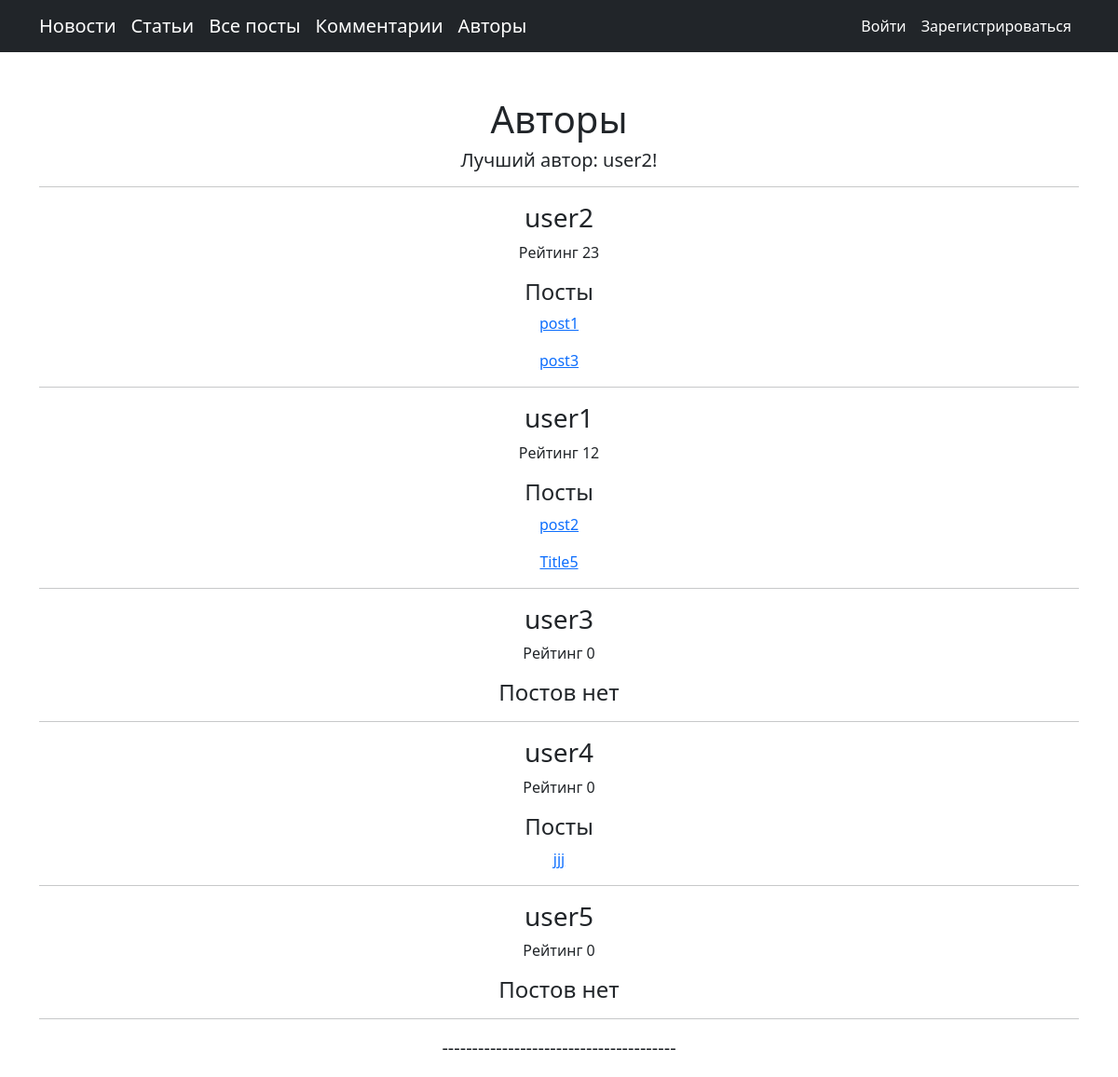
/authors/, run on an earlier commit of the app's database.
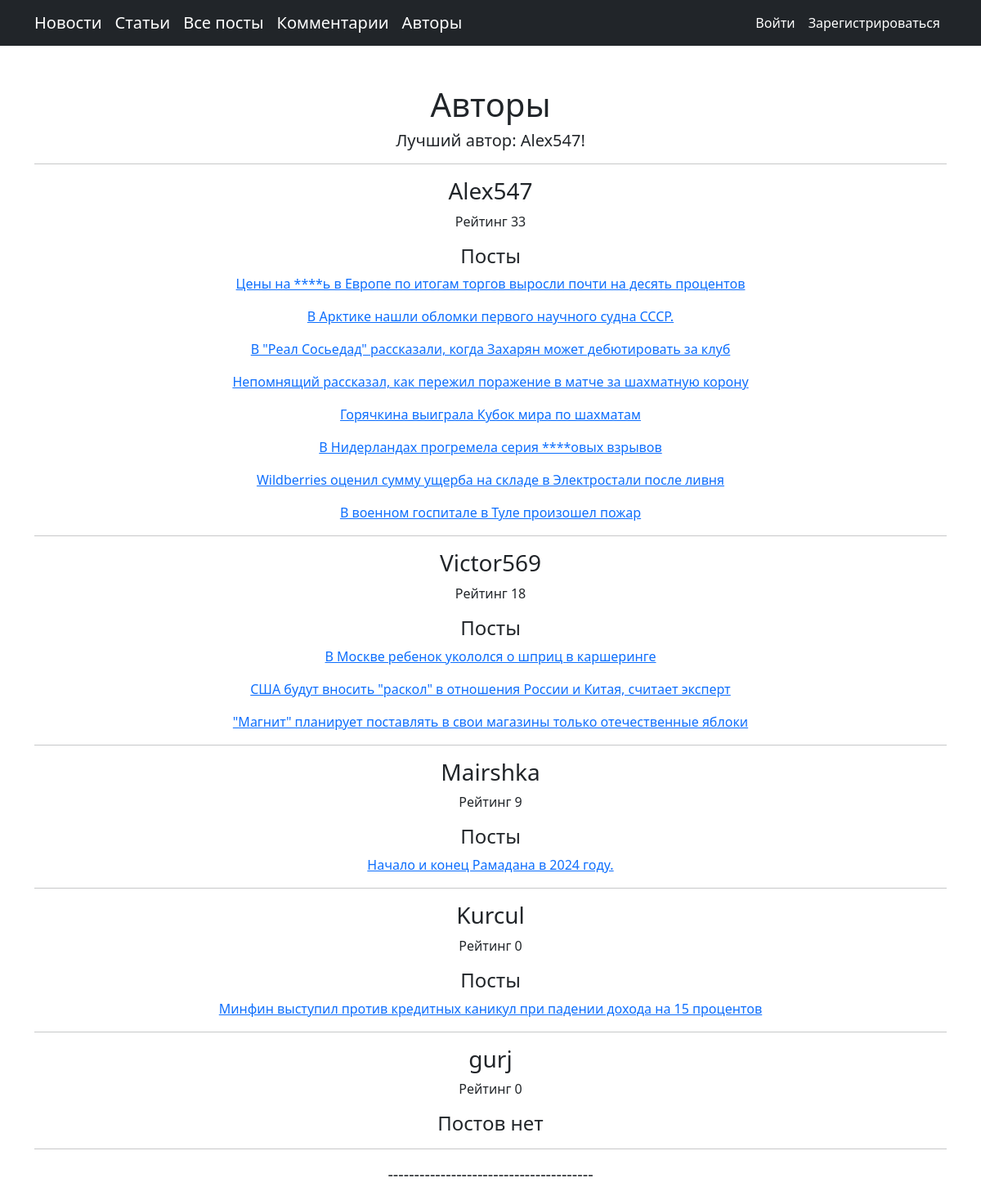
And on a later commit of the database.
### newsportal/models.py (models this page shows, shortened)
class Author(models.Model):
    author = models.OneToOneField(User, on_delete=models.CASCADE)
    rating = models.SmallIntegerField(default=0)
    def update_rating(self):
        postRat = self.post_set.aggregate(postRating=Sum('rating'))
        pRat = 0
        if postRat.get('postRating'):
            pRat += postRat.get('postRating')
        commentRat = self.author.comment_set.aggregate(commentRating=Sum('rating'))
        cRat = 0
        if commentRat.get('commentRating'):
            cRat += commentRat.get('commentRating')
        self.rating = pRat*3 + cRat
        self.save()
    def __str__(self):
        return self.author.username

class Post(models.Model):
    author = models.ForeignKey(Author, on_delete=models.CASCADE, verbose_name='Автор')
    type_post = models.CharField(max_length=1, choices=POSTS, verbose_name='Тип поста')
    time_created = models.DateTimeField(auto_now_add=True, verbose_name='Дата создания')
    category = models.ManyToManyField(Category, through="PostCategory", verbose_name='Категория')
    title =  models.CharField(max_length=255, verbose_name='Оглавление')
    content = models.TextField( verbose_name='Содержание')
    rating = models.SmallIntegerField(default=0, verbose_name='Рейтинг')

### newsportal/views.py (the view)
# urls.py: path('authors/', authors, name='authors'),
def authors(request):
    users = User.objects.all()
    aus = Author.objects.order_by('-rating')
    the_best = aus[0]
    for a in aus:
        a.update_rating()
        a.save()
    context = {
        'title':'Авторы',
        'authors':aus,
        'best':the_best,
    }
    return render(request, 'newsportal/authors.html', context)

### newsportal/templatetags/custom_filters.py (called while the page is built)
@register.filter()
def censor(value:str):
   swear_words = ('банан', 'морков', 'карто', 'броккол', 'ананас',
                  'Банан', 'Морков', 'Карто', 'Броккол', 'Ананас',)
   for word in swear_words:
      if word in value:
          value = value.replace(word, '****')
   return value

### newsportal/templates/newsportal/authors.html (shortened to what this page needs)
{% extends 'newsportal/default.html' %}
{% load custom_filters %}
{% block content %}
<h1>Авторы</h1>
<h5>Лучший автор: {{ best }}!</h5>
<hr>
{% for author in authors %}
<h3>{{ author }}</h3>
<p>Рейтинг {{ author.rating }}</p>
{% if author.post_set.all %}
<h4>Посты</h4>
{% for post in  author.post_set.all %}
<p><a href="{% url 'showpost' post.pk %}">{{ post.title|censor }}</a></p>
{% endfor %}
{% else %}
<h4>Постов нет</h4>
{% endif %}
<hr>
{% endfor %}
{% endblock %}

What changed in the data, as far as the page shows it:
removed Post: title|censor "post1", shown under Author "user2"
removed Post: title|censor "Title5", shown under Author "user1"
changed Author: author.username "user1" → "Alex547"; rating "12" → "33"; moves up the list
changed Post: title|censor "post2" → "Цены на ****ь в Европе по итогам торгов выросли почти на десять процентов"
added Post: title|censor "В Арктике нашли обломки первого научного судна СССР.", shown under Author "Alex547"
added Post: title|censor "В \"Реал Сосьедад\" рассказали, когда Захарян может дебютировать за клуб", shown under Author "Alex547"
added Post: title|censor "Непомнящий рассказал, как пережил поражение в матче за шахматную корону", shown under Author "Alex547"
added Post: title|censor "Горячкина выиграла Кубок мира по шахматам", shown under Author "Alex547"
added Post: title|censor "В Нидерландах прогремела серия ****овых взрывов", shown under Author "Alex547"
added Post: title|censor "Wildberries оценил сумму ущерба на складе в Электростали после ливня", shown under Author "Alex547"
added Post: title|censor "В военном госпитале в Туле произошел пожар", shown under Author "Alex547"
changed Author: author.username "user2" → "Victor569"; rating "23" → "18"
changed Post: title|censor "post3" → "В Москве ребенок укололся о шприц в каршеринге"
added Post: title|censor "США будут вносить \"раскол\" в отношения России и Китая, считает эксперт", shown under Author "Victor569"
added Post: title|censor "\"Магнит\" планирует поставлять в свои магазины только отечественные яблоки", shown under Author "Victor569"
changed Author: author.username "user3" → "Mairshka"; rating "0" → "9"; text "Постов нет" → "Посты"
added Post: title|censor "Начало и конец Рамадана в 2024 году.", shown under Author "Mairshka"
changed through a linked row, Author: author.username "user4" → "Kurcul"
changed Post: title|censor "jjj" → "Минфин выступил против кредитных каникул при падении дохода на 15 процентов"
changed through a linked row, Author: author.username "user5" → "gurj"
Also different on the page:
{{ best }}: "user2" → "Alex547"
